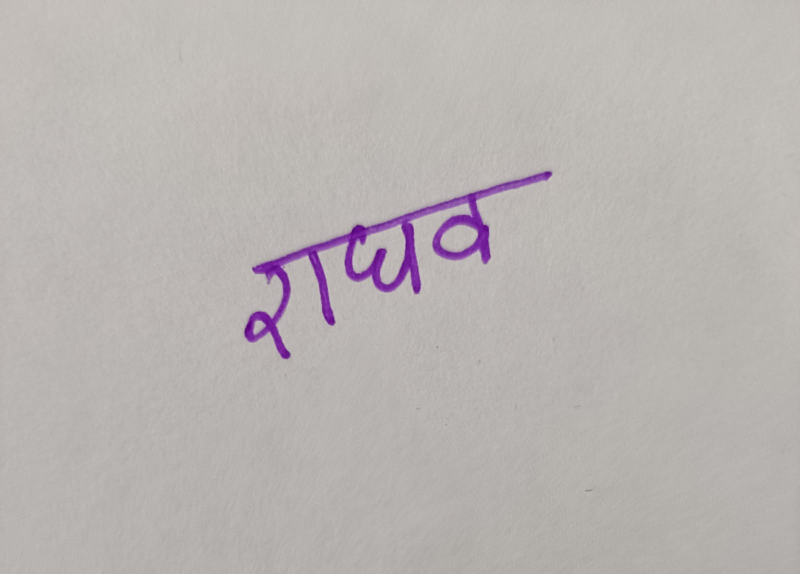
#> input picture works/WhatsApp Image 2022-05-02 at 6.58.03 PM.jpeg, 1600 x 1147 px, found by its file name (shown at 1/2 size)
$ jupyter execute preprocessing.ipynb
#> lines starting #> are read from the running program, lines starting #| are printed output that depends on the picture; after the words box and inside, x2 and y2 are one past the last pixel; in counts of white or black regions, pixels touching at a corner belong together
<a href="https://colab.research.google.com/github/Raghavjajooc123/MajorProject/blob/main/rough/preprocessing.ipynb" target="_parent"></a>

# Preprocessing the data

[cell 1]
from PIL import Image
import cv2
import numpy as np
from matplotlib import pyplot as plt

Converting the image into grayscale

[cell 2]
# img = Image.open('/content/ezgif.com-gif-maker(5).jpg')
# imgGray = img.convert('L')

# img = cv2.imread('/content/WhatsApp Image 2022-04-30 at 5.06.34 PM (2).jpeg')
img = cv2.imread('/content/WhatsApp Image 2022-05-02 at 6.58.03 PM.jpeg')
#> img is the input picture: shape (1147, 1600, 3); mean B, G, R 177.9, 179.9, 184.9
# img = cv2.imread('/content/ezgif.com-gif-maker(5).jpg')
imgGray= cv2.cvtColor(img, cv2.COLOR_BGR2GRAY)

# imgGray.save('/content/ezgif.com-gif-maker-gray.jpg')
# img = cv2.imread('/content/ezgif.com-gif-maker-gray.jpg')

im_resized = cv2.resize(imgGray, (500, 450), interpolation=cv2.INTER_LINEAR)
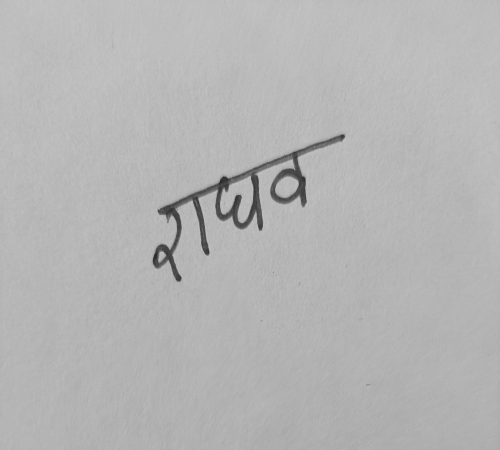
#> im_resized: shape (450, 500); min 39, max 197, mean 181
plt.imshow(cv2.cvtColor(im_resized, cv2.COLOR_BGR2RGB))
plt.show()
imgGray.shape
#> Out = (1147, 1600)

Binarization

[cell 3]
# [4 lines of commented-out code are left out]
otsu_threshold, image_result = cv2.threshold(
    imgGray, 0, 255, cv2.THRESH_BINARY + cv2.THRESH_OTSU,
)
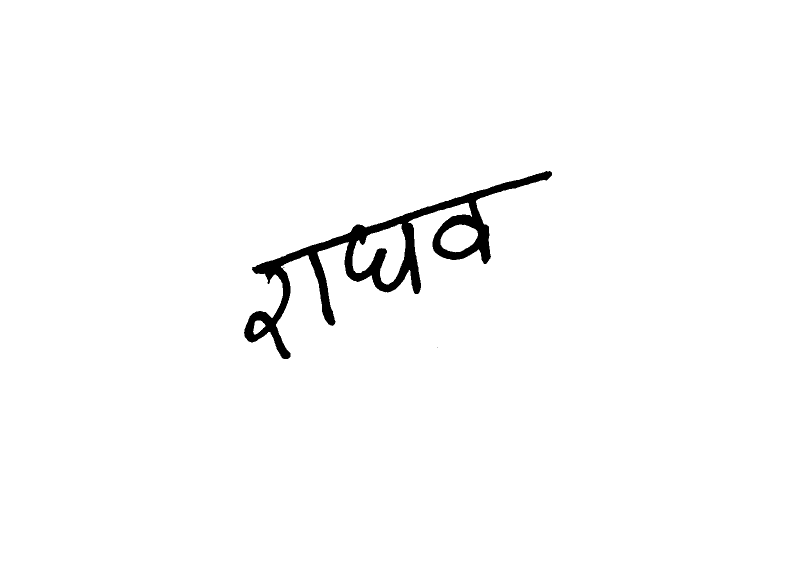
#> image_result: shape (1147, 1600) (shown at 1/2 size); 98.3% white; 3 black regions (2 under 20 px), largest, box (x1, y1, x2, y2) and area: (488, 342, 1104, 718) 31008
#> otsu_threshold = 134

im_resized = cv2.resize(image_result, (500, 450), interpolation=cv2.INTER_LINEAR)
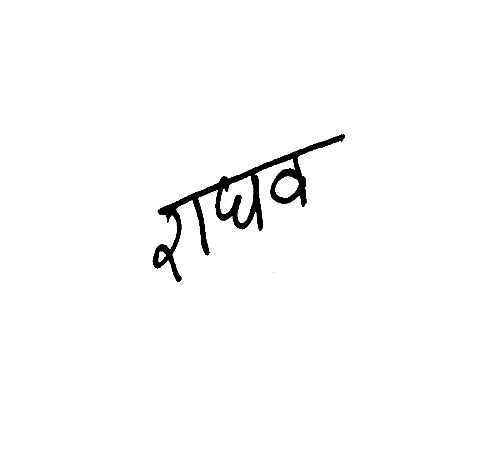
#> im_resized: shape (450, 500); min 0, max 255, mean 250.7
plt.imshow(cv2.cvtColor(im_resized, cv2.COLOR_BGR2RGB))
plt.show()
print("Obtained threshold: ", otsu_threshold)
#| Obtained threshold:  134.0

image_result.shape
#> Out = (1147, 1600)

Smoothing and Noise Removal

Filtering for noise removal

[cell 4]
median = cv2.medianBlur(image_result,5)
#> median: shape (1147, 1600); 98.3% white; 1 black region, box (x1, y1, x2, y2) and area: (488, 343, 1104, 718) 31038
cv2.imwrite('/content/ezgif.com-gif-maker-median.jpg',median)

im_resized = cv2.resize(median, (250, 224), interpolation=cv2.INTER_LINEAR)
#> im_resized: shape (224, 250)
plt.imshow(cv2.cvtColor(im_resized, cv2.COLOR_BGR2RGB))
plt.show()
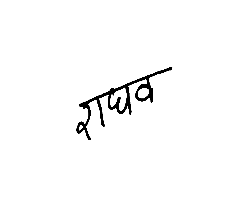
#> shown: shape (224, 250, 3); min 0, max 255, mean 250.7

median.shape
#> Out = (1147, 1600)

Calculating projections

[cell 5]
# median[median == 0] = 1
# median[median == 255] = 0

[cell 6]
# horizontal_projection = np.sum(median, axis=1);
# print(horizontal_projection);

[cell 7]
# (height, width) = median.shape
# print('width : ', width)
# print('height : ', height)
# blankImage = np.zeros((height, width), np.uint8)

[cell 8]
# [6 lines of commented-out code are left out]

Function to Calculate skew angle of an image

[cell 9]
def getSkewAngle(cvImage) -> float:
    # Prep image, copy, convert to gray scale, blur, and threshold
    newImage = cvImage.copy()
    newImage = cv2.bitwise_not(newImage)
    # gray = cv2.cvtColor(newImage, cv2.COLOR_BGR2GRAY)
    # blur = cv2.GaussianBlur(gray, (9, 9), 0)
    # _,thresh = cv2.threshold(blur, 127, 255, cv2.THRESH_BINARY_INV)

    # Apply dilate to merge text into meaningful lines/paragraphs.
    # Use larger kernel on X axis to merge characters into single line, cancelling out any spaces.
    # But use smaller kernel on Y axis to separate between different blocks of text
    kernel = cv2.getStructuringElement(cv2.MORPH_RECT, (30, 5))
    dilate = cv2.dilate(newImage, kernel, iterations=5)

    # Find all contours
    contours, hierarchy = cv2.findContours(dilate, cv2.RETR_LIST, cv2.CHAIN_APPROX_SIMPLE)
    contours = sorted(contours, key = cv2.contourArea, reverse = True)

    # Find largest contour and surround in min area box
    largestContour = contours[0]
    minAreaRect = cv2.minAreaRect(largestContour)

    # Determine the angle. Convert it to the value that was originally used to obtain skewed image
    angle = minAreaRect[-1]
    if angle < -45:
        angle = 90 + angle
    return -1.0 * angle

Rerotating out image

[cell 10]
# Rotate the image around its center
def rotateImage(cvImage, angle: float):
    newImage = cvImage.copy()
    (h, w) = newImage.shape[:2]
    center = (w // 2, h // 2)
    M = cv2.getRotationMatrix2D(center, angle, 1.0)
    newImage = cv2.warpAffine(newImage, M, (w, h), flags=cv2.INTER_CUBIC, borderMode=cv2.BORDER_REPLICATE)
    return newImage

# Deskew image
def deskew(cvImage):
    angle = getSkewAngle(cvImage)
#> in getSkewAngle, `newImage = cv2.bitwise_not(newImage)`:
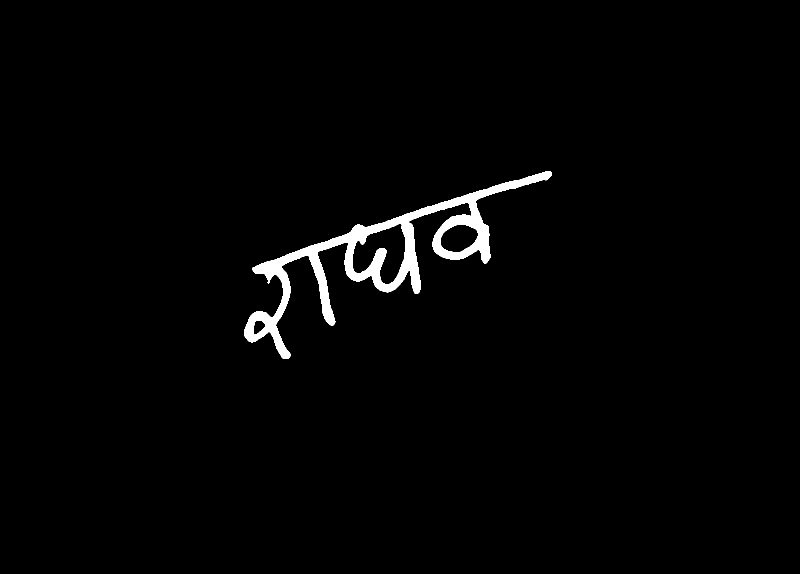
#> newImage: shape (1147, 1600) (shown at 1/2 size); 1.7% white; 1 white region, box (x1, y1, x2, y2) and area: (488, 343, 1104, 718) 31038
#> in getSkewAngle, `dilate = cv2.dilate(newImage, kernel, iterations=5)`:
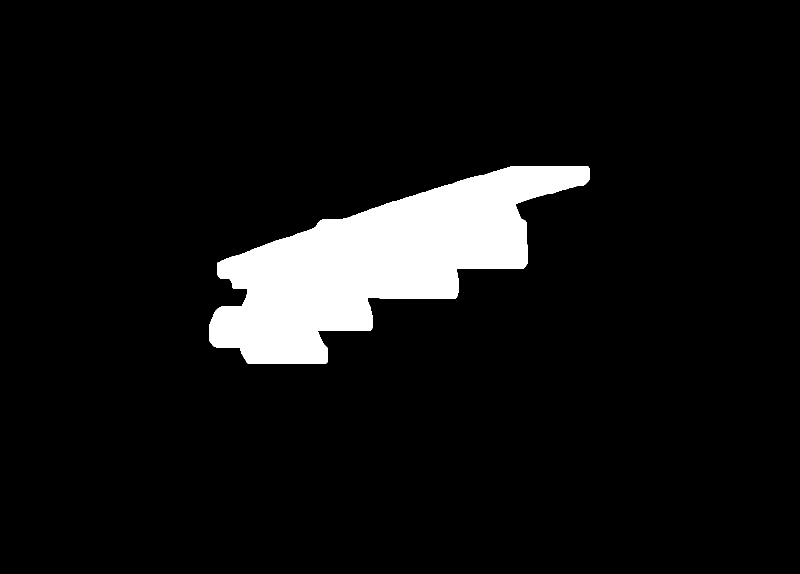
#> dilate: shape (1147, 1600) (shown at 1/2 size); 7.5% white; 1 white region
#> in getSkewAngle, `contours, hierarchy = cv2.findContours(dilate, cv2.RETR_LIST, cv2.CHAI..`: contours = 1 contour; box (x1, y1, x2, y2) and area: (418, 333, 1179, 728) 137238
#> in getSkewAngle, `largestContour = contours[0]`: largestContour = contour of 689 points, box (x1, y1, x2, y2) (418, 333, 1179, 728), area 137238
#> in getSkewAngle, `minAreaRect = cv2.minAreaRect(largestContour)`: minAreaRect = ((802.9, 519.8), (833.4, 269.2), -22.06)
#> in getSkewAngle, `angle = minAreaRect[-1]`: angle = -22.06
    return rotateImage(cvImage, -1.0 * angle)

Calling out the functions

[cell 11]
fixed = deskew(median)
#> in deskew, `angle = getSkewAngle(cvImage)`: angle = 22.06
#> in rotateImage, `newImage = cv2.warpAffine(newImage, M, (w, h), flags=cv2.INTER_CUBIC, ..`:
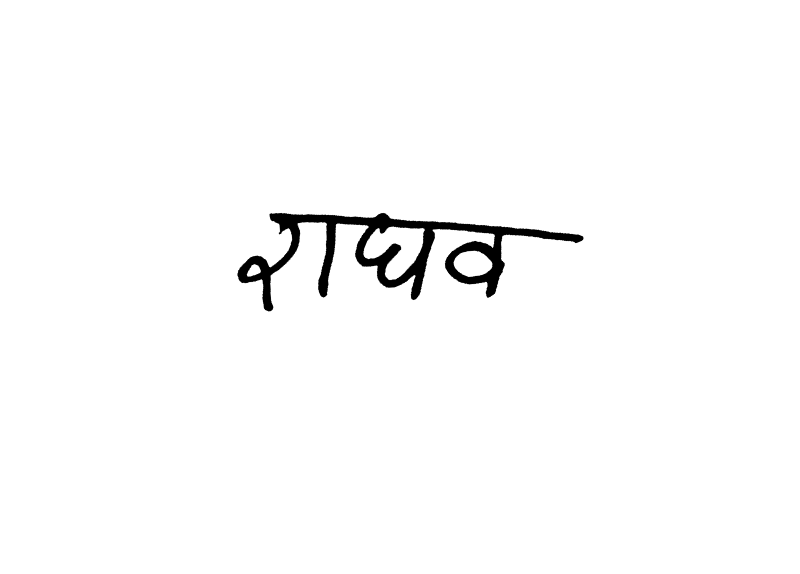
#> newImage: shape (1147, 1600) (shown at 1/2 size); min 0, max 255, mean 250.7
cv2.imwrite('/content/ezgif.com-gif-maker-fixed.jpg', fixed)

im_resized = cv2.resize(fixed, (250, 224), interpolation=cv2.INTER_LINEAR)
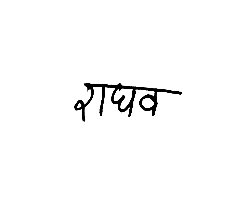
#> im_resized: shape (224, 250); min 0, max 255, mean 250.6
plt.imshow(cv2.cvtColor(im_resized, cv2.COLOR_BGR2RGB))
plt.show()
